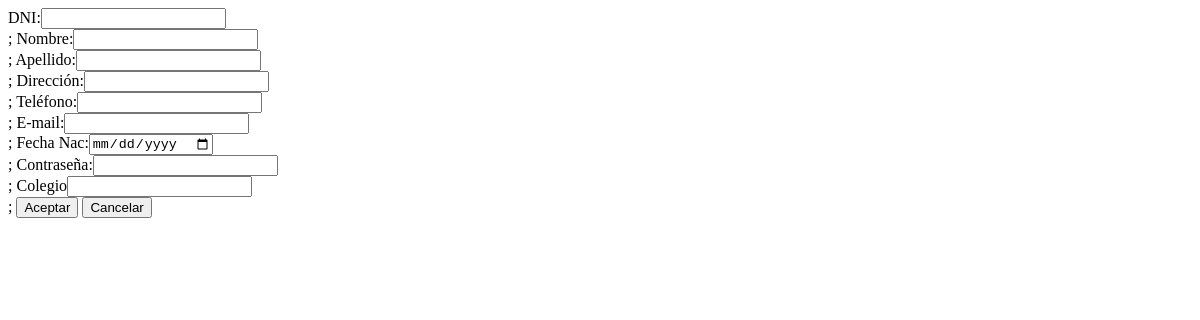
Before: /formEditStudent.php?idStudent=1 with the older database file.
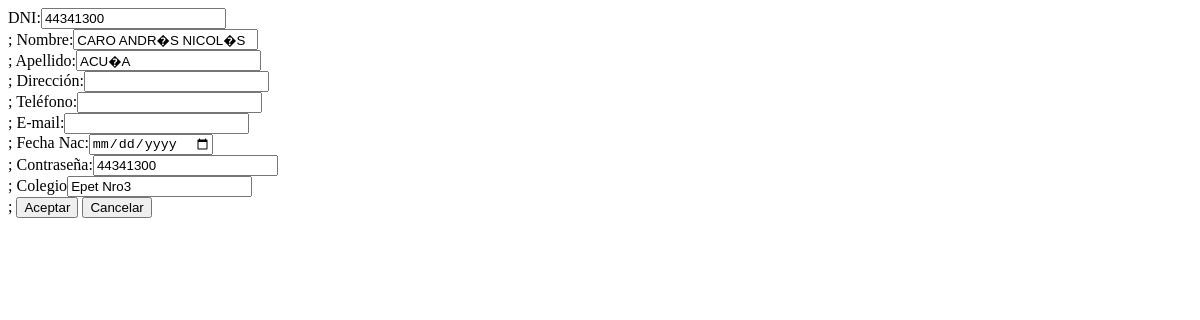
After: the same page with the newer database file.
### tables this page shows
CREATE TABLE `students` (
  `idStudent` int(100) NOT NULL,
  `dni` int(11) NOT NULL,
  `surname` varchar(100) NOT NULL,
  `name` varchar(100) NOT NULL,
  `birthdate` date NOT NULL,
  `phone` varchar(100) NOT NULL,
  `address` varchar(200) NOT NULL,
  `email` varchar(200) NOT NULL,
  `password` varchar(200) NOT NULL,
  `school` varchar(200) NOT NULL
);

### model/student.class.php (called while the page is built, shortened)
<?php
include("database.class.php");
class Student{
    private $idStudent=null;
    private $dni=null;
    private $surname=null;
    private $name=null;
    private $birthday=null;
    private $phone=null;
    private $address=null;
    private $email=null;
    private $password=null;
    private $school=null;
    public function getStudent(){
        $sql="SELECT * FROM students WHERE idStudent=".$this->idStudent." ";
        $this->conexion=new Database();
        $result= $this->conexion->query($sql);
        if($result){
            if($row=$result->fetch_assoc()){
                $this->dni=$row["dni"];
                $this->surname=$row["surname"];
                $this->name=$row["name"];
                $this->birthday=$row["birthday"];
                $this->phone=$row["phone"];
                $this->address=$row["address"];
                $this->email=$row["email"];
                $this->password=$row["password"];
                $this->school=$row["school"];
            }
        }
    }
    public function setIdStudent($idStudent){
        $this->idStudent=$idStudent;
    }
    public function getDni(){
        return $this->dni;
    }
    public function getSurname(){
        return $this->surname;
    }
    public function getName(){
        return $this->name;
    }
    public function getBirthday(){
        return $this->birthday;
    }
      public function getPhone(){
        return $this->phone;
    }
    public function getAddress(){
        return $this->address;
    }
    public function getEmail(){
        return $this->email;
    }
    public function getPassword(){
        return $this->password;
    }
    public function getSchool(){
        return $this->school;
    }
}

### model/database.class.php (called while the page is built, shortened)
<?php
class Database{
    private $conexion=null;
    private $nombre="db_school";
    private $servidor="localhost";
    private $usuario="root";
    private $clave="";
    public function __construct(){
        $this->conexion=new mysqli($this->servidor, $this->usuario, $this->clave, $this->nombre);
    }
    public function query($sql){
        return $this->conexion->query($sql);
    }
}
?>

### formEditStudent.php (the view, shortened to what this page needs)
<?php
include("model/student.class.php");
$id=$_REQUEST["idStudent"];
$Student= new Student();
    $Student->setIdStudent($id);
    $Student->getStudent();
?>
<!DOCTYPE html>
<html lang="en">
<head>
</head>
<body>
    <form name="editStudent" method="POST" action="controller/student.controller.php">
        <label>DNI:</label><input type="text" name="dni" value="<?=$Student->getDni();?>"><br>;
        <label>Nombre:</label><input type="text" name="name" value="<?=$Student->getName();?>"><br>;
        <label>Apellido:</label><input type="text" name="surname" value="<?=$Student->getSurname();?>"><br>;
        <label>Direcci&oacute;n:</label><input type="text" name="address" value="<?=$Student->getAddress();?>"><br>;
        <label>Tel&eacute;fono:</label><input type="text" name="phone"value="<?=$Student->getPhone();?>"><br>;
        <label>E-mail:</label><input type="email" name="email" value="<?=$Student->getEmail();?>"><br>;
        <label>Fecha Nac:</label><input type="date" name="birthday" value="<?=$Student->getBirthday();?>"><br>;
        <label>Contrase&ntilde;a:</label><input type="text" name="password" value="<?=$Student->getPassword();?>"><br>;
        <label>Colegio</label><input type="text" name="school" value="<?=$Student->getSchool();?>"><br>;
        <button type="submit" name="aceptar">Aceptar</button>
        <button type="reset" name="cancelar">Cancelar</button>
    </form>
</body>
</html>

Changed rows visible on the page:
added students: dni "44341300", name "CARO ANDR�S NICOL�S", surname "ACU�A", password "44341300", school "Epet Nro3"
